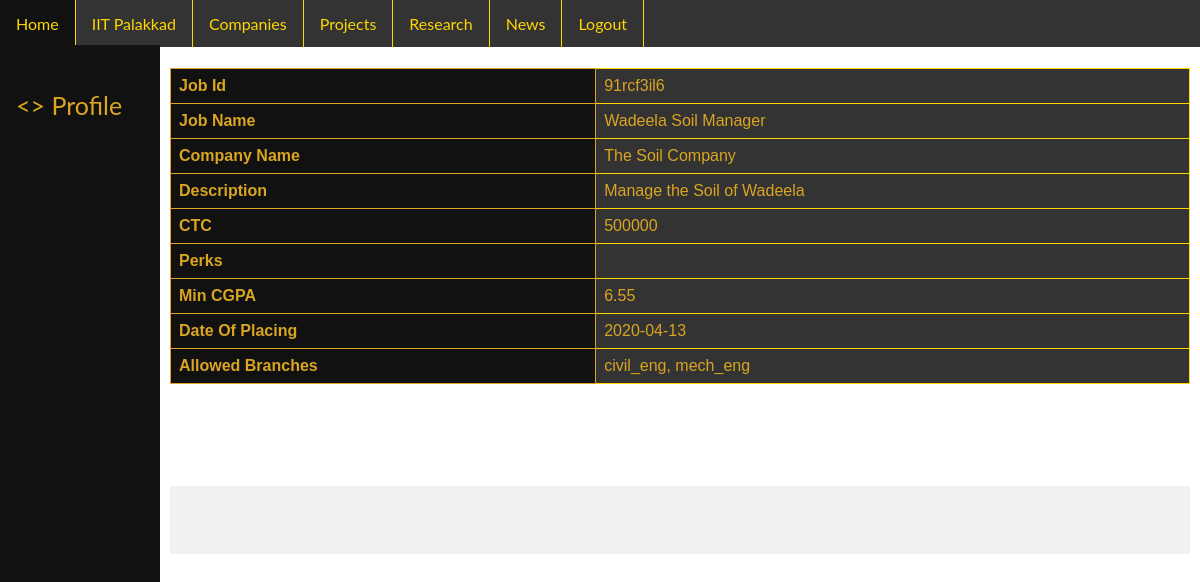
The app's page /code/php/job_detail.php?job_id=91rcf3il6 (signed in) with its own data.
### tables this page shows
CREATE TABLE `placed_job` (
  `job_id` char(9) NOT NULL,
  `company_id` char(9) NOT NULL,
  `date` date NOT NULL,
  PRIMARY KEY (`job_id`,`company_id`),
  KEY `company_id` (`company_id`),
  CONSTRAINT `placed_job_ibfk_1` FOREIGN KEY (`job_id`) REFERENCES `job` (`job_id`) ON DELETE CASCADE,
  CONSTRAINT `placed_job_ibfk_2` FOREIGN KEY (`company_id`) REFERENCES `company` (`company_id`) ON DELETE CASCADE
);

CREATE TABLE `job` (
  `job_id` char(9) NOT NULL,
  `name` varchar(30) NOT NULL,
  `description` varchar(200) NOT NULL,
  `CTC` double NOT NULL,
  `perks` varchar(200) DEFAULT NULL,
  `min_cgpa` decimal(4,2) NOT NULL DEFAULT '0.00',
  PRIMARY KEY (`job_id`)
);

CREATE TABLE `company` (
  `company_id` char(9) NOT NULL,
  `name` varchar(320) NOT NULL,
  `email_id_1` varchar(320) NOT NULL,
  `email_id_2` varchar(320) DEFAULT NULL,
  `phone_1` varchar(30) NOT NULL,
  `phone_2` varchar(30) DEFAULT NULL,
  `is_startup` tinyint(1) NOT NULL,
  `company_overview` varchar(500) NOT NULL,
  `hq_bldg_name` varchar(320) NOT NULL,
  `hq_street_name` varchar(320) NOT NULL,
  `hq_city` varchar(320) NOT NULL,
  `hq_state` varchar(320) NOT NULL,
  `hq_country` varchar(320) NOT NULL,
  `hq_pincode` varchar(320) NOT NULL,
  `company_website` varchar(320) NOT NULL,
  PRIMARY KEY (`company_id`)
);

### code/php/job_detail.php (the view, shortened to what this page needs)
<?php
    $server	= $_SESSION['server'];
    $user	= $_SESSION['user'];
    $pass	= $_SESSION['pass'];
    $database	= $_SESSION['database'];
?>
<?php
    $db = new mysqli ($server, $user, $pass, $database);
?>
<html>
<head>
        <link rel="stylesheet" href="../css_files/common.css">
        <link rel="stylesheet" href="../css_files/common_home.css">
        <link rel="stylesheet" href="../css_files/table.css">
    </head>
    <body>
        <ul class="nav">
            <li class="nav"><a href='../php/home.php' class="nav">Home</a></li>
            <li class="nav"><a href='https://iitpkd.ac.in' class="nav">IIT Palakkad</a></li>
            <li class="nav"><a href="../php/companies.php" class="nav">Companies</a></li>
            <li class="nav"><a href="../php/projects.php" class="nav">Projects</a></li>
            <li class="nav"><a href="../php/research.php" class="nav">Research</a></li>
            <li class="nav"><a href="../php/news.php" class="nav">News</a></li>
            <?php
                if($_SESSION['logged_in'] != null && $_SESSION['logged_in'] == true) {
                    echo '<li class="nav"><a href="../php/logout.php" class="nav">Logout</a></li>';
                }
                else {
                    echo '<li class="nav"><a href="../php/login.php" class="nav">Login</a></li>';
                    echo '<li class="nav"><a href="../php/register.php" class="nav">Register</a></li>';
                }
            ?>
        </ul>
        <?php
            if($_SESSION['user_type'] == 'company')
                echo '<div class="sidenav">
                    <br>
                    <a href="../php/company_profile.php"><> Profile</a>
                    <br>
                    <a href="../php/company_placed_internships.php">Placed Internships</a>
                    <br>
                    <a href="../php/company_placed_jobs.php">Placed Jobs</a>
                    </div>';
            else if($_SESSION['user_type'] == 'student')
                echo '<div class="sidenav">
                    <br>
                    <a href="../php/student_profile.php"><> Profile</a>
                    <br>
                    <a href="../php/student_resume.php">My Resume</a>
                    <br>
                    <a href="../php/student_applications.php">Applications</a>
                    <br>
                    <a href="../php/student_verification.php">Verification</a>
                    </div>';
            else if($_SESSION['user_type'] == 'student_vol')
                echo '<div class="sidenav">
                        <br>
                        <a href="../php/student_vol_profile.php"><> Profile</a>
                        <br>
                        <a href="../php/student_vol_contribution.php">My Contribution</a>
                    </div>';
            else
                echo '<div class="sidenav">
                        <br>
                        <a href="../php/cdc_official_profile.php"><> Profile</a>
                    </div>';
        ?>
        <div class="main">
            <?php
                $query = 'call get_job_details(?)';
                $stmt = $db->prepare($query);
                $stmt->bind_param('s', $_SESSION['job_id']);
                $stmt->execute();
                $stmt->store_result();
                $stmt->bind_result(
                    $job_id, $job_name, $company_name,
                    $description, $CTC, $perks, $min_cgpa, $date
                );
                $query = 'select branch_name from required_branch_job where job_id = ?';
                $stmt = $db->prepare($query);
                $stmt->bind_param('s', $_SESSION['job_id']);
                $stmt->execute();
                $stmt->bind_result($branch_name);
                $branches = '';
                while($stmt->fetch()) {
                    if($branches != '')
                        $branches = $branches . ', ';
                    $branches = $branches . $branch_name;
                }
            ?>
            <br><br>
            <table>
            <tr>
                <th>Job Id</th>
                <td><?php echo $job_id; ?></td>
            </tr>
            <tr>
                <th>Job Name</th>
                <td><?php echo $job_name; ?></td>
            </tr>
            <tr>
                <th>Company Name</th>
                <td><?php echo $company_name; ?></td>
            </tr>
            <tr>
                <th>Description</th>
                <td><?php echo $description; ?></td>
            </tr>
            <tr>
                <th>CTC</th>
                <td><?php echo $CTC; ?></td>
            </tr>
            <tr>
                <th>Perks</th>
                <td><?php echo $perks; ?></td>
            </tr>
            <tr>
                <th>Min CGPA</th>
                <td><?php echo $min_cgpa; ?></td>
            </tr>
            <tr>
                <th>Date Of Placing</th>
                <td><?php echo $date; ?></td>
            </tr>
            <tr>
                <th>Allowed Branches</th>
                <td><?php echo $branches; ?></td>
            </tr>
            </table>
            <br>
            <br><br>
            <div class="container" style="background-color:#f1f1f1">
                <br><br>
            </div>
        </div>
</body>
</html>
    </body>
</html>

### code/css_files/common.css (style rules this page uses)
ul.nav { list-style-type: none; margin: 0; padding: 0; overflow: hidden; background-color: #333; top: 0; position: fixed; width: 100%; }
body { margin:0; background-color:white; }
li.nav { float: left; border-right:1px solid gold; }
a.nav { display: block; color: gold; text-align: center; padding: 14px 16px; text-decoration: none; }

### code/css_files/common_home.css (style rules this page uses)
body { font-family: "Lato", sans-serif; }
.sidenav { height: 100%; width: 160px; position: fixed; background-color: #111; margin-top: 45px; padding-top: 20px; }
.sidenav a { padding: 6px 8px 6px 16px; text-decoration: none; font-size: 25px; color: goldenrod; display: block; }
.main { margin-left: 160px; font-size: 28px; padding: 0px 10px; }

### code/css_files/table.css (style rules this page uses)
table { font-family: arial, sans-serif; border-collapse: collapse; width: 100%; }
td { color: goldenrod; border: 1px solid gold; text-align: left; background-color: #333; padding: 8px; }
th { border: 1px solid goldenrod; color: goldenrod; background-color: #111; text-align: left; padding: 8px; }

### records on screen
placed_job: job.job_id "91rcf3il6", job.name "Wadeela Soil Manager", company.name "The Soil Company", job.description "Manage the Soil of Wadeela", job.CTC "500000", job.min_cgpa "6.55", date "2020-04-13"

### other values on screen
$branches "civil_eng, mech_eng"
